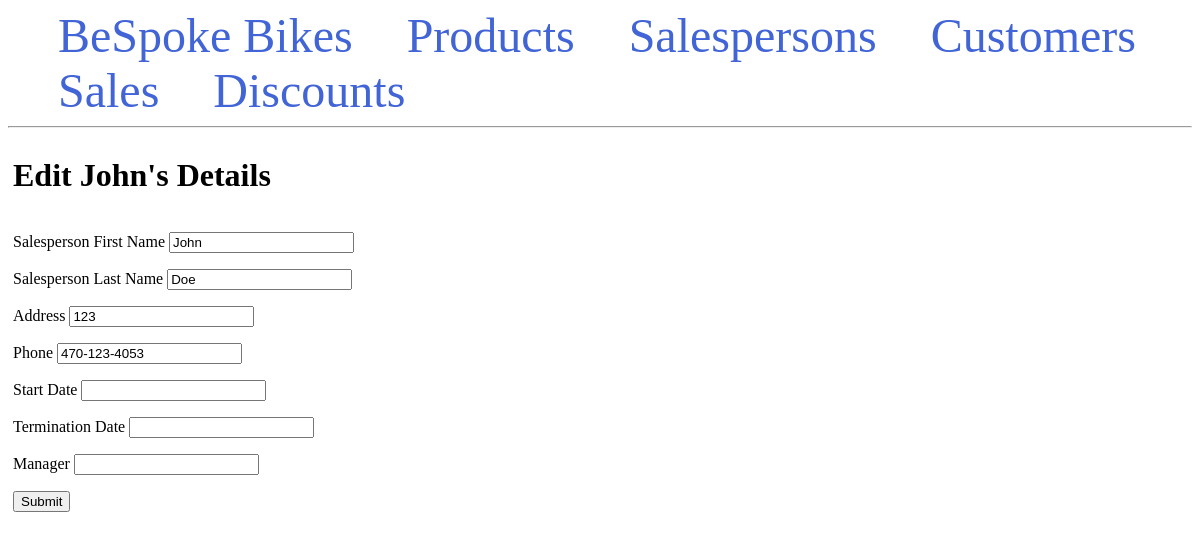
Page /salesperson/1/edit/ on the committed database.
### app.py (models this page shows, shortened)
class Salesperson(db.Model):
    id = db.Column(db.Integer, primary_key=True)
    first_name = db.Column(db.String(100), nullable=False)
    last_name = db.Column(db.String(100), nullable=False)
    address = db.Column(db.String(80), nullable=False)
    phone = db.Column(db.String)
    start_date = db.Column(db.String(100))
    termination_date = db.Column(db.String(100))
    manager = db.Column(db.String(100), nullable=False)

### app.py (the view, shortened to what this page needs)
@app.route('/salesperson/<int:salesperson_id>/edit/', methods=('GET', 'POST'))
def edit_salesperson(salesperson_id):
    salesperson = Salesperson.query.get_or_404(salesperson_id)
    return render_template('edit_salesperson.html', salesperson=salesperson)

### templates/edit_salesperson.html (shortened to what this page needs)
{% extends 'base.html' %}
{% block content %}
    <h1 style="width: 100%">
        {% block title %} Edit {{ salesperson.first_name }}'s Details
        {% endblock %}
    </h1>
    <form method="post">
        <p>
            <label for="first_name">Salesperson First Name</label>
            <input type="text" name="first_name"
                   value={{ salesperson.first_name }}
                   placeholder="Salesperson First Name">
        </p>
        <p>
            <label for="last_name">Salesperson Last Name</label>
            <input type="text" name="last_name"
                   value={{ salesperson.last_name }}
                   placeholder="Salesperson Last Name">
        </p>
        <p>
            <label for="address">Address</label>
            <input type="text" name="address"
                   value={{ salesperson.address }}
                   placeholder="Address">
        </p>
        <p>
            <label for="phone">Phone</label>
            <input type="text" name="phone"
                   value={{ salesperson.phone }}
                   placeholder="Salesperson Phone">
        </p>
        <p>
            <label for="Start Date">Start Date</label>
            <input type="number" name="start_date"
                   value={{ salesperson.start_date }}
                   placeholder="Start Date">
        </p>
        <p>
            <label for="Termination Date">Termination Date</label>
            <input type="number" name="termination_date"
                   value={{ salesperson.termination_date }}
                   placeholder="Termination Date">
        </p>
        <p>
            <label for="Manager">Manager</label>
            <input type="number" name="manager"
                   value={{ salesperson.manager }}
                   placeholder="Manager">
        </p>
            <button type="submit">Submit</button>
    </form>
{% endblock %}

### rows in the picture
Salesperson: first_name "John", last_name "Doe", address "123", phone "470-123-4053"
